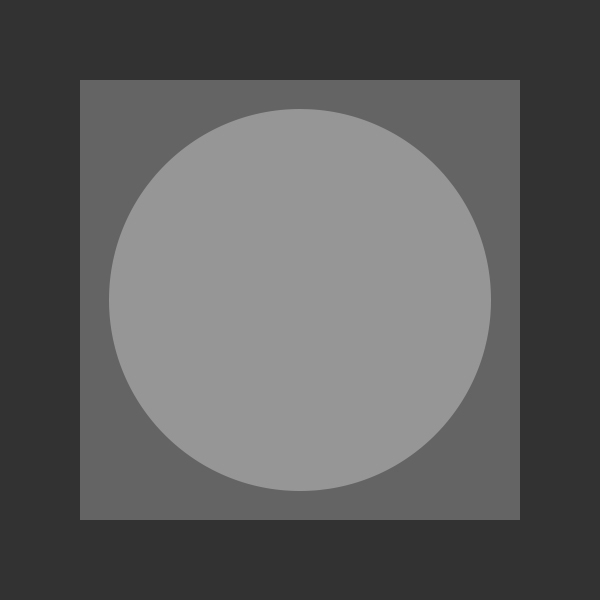
#> input picture img/TP6 - Restauracion y Reconstruccion/ejemploRuido.jpg, 600 x 600 px
$ python TP6.py   (Python 2 division)   (older library calls are emulated)
#> lines starting #> are read from the running program, lines starting #| are printed output that depends on the picture
### pdifunFixed.py
#!/usr/bin/python
# -*- coding: iso-8859-15 -*-

from __future__ import division
import cv2
from matplotlib import pyplot as plt
import numpy as np
import math
from scipy import ndimage

class imgObject:

    indx = -1
    Pcenter = None
    area = None
    detectorRect = None
    moments = None
    contourn = None


    def __init__(self,contour,indx):
        self.contourn = contour
        self.indx = indx

    # [213 lines left out: functions obtenerArea, obtenerMascara, contieneColor, obtenerRectDetector, obtenerCentroObjeto, dibujate and 12 more, not called in this run]

def rotar(img,angle):
    return ndimage.rotate(img,angle)

# [8 lines left out: function rotate, not called in this run]


def dist(a, b):
    """distancia Euclidea"""
    return np.linalg.norm(np.array(a) - np.array(b))

# [261 lines left out: functions filterGaussian, filterIdeal, filterButterworth, motionBlur, umbral, quantum and 4 more, not called in this run]

def media_aritmetica(img,m,n):
    kernel = np.ones((m, n), np.float32) / (m * n)
    return cv2.filter2D(img, -1, kernel)

# [154 lines left out: functions media_armonica, media_geometrica, media_contraArmonica, generarImagenPatron, gr_gaussiano, gr_rayleigh and 5 more, not called in this run]

def filtro_img(img,filtro_magnitud):
    # Filtro para imagenes de un canal

    #como la fase del filtro es 0 la conversion de polar a cartesiano es directa (magnitud->x, fase->y)
    filtro=np.array([filtro_magnitud,np.zeros(filtro_magnitud.shape)]).swapaxes(0,2).swapaxes(0,1)

    plt.subplot(221)
    plt.title('Espectro del filtro')
    plt.imshow(filtro_magnitud,cmap='gray')


    imgf=cv2.dft(np.float32(img), flags=cv2.DFT_COMPLEX_OUTPUT)
    imgf  = np.fft.fftshift(imgf)
    plt.colorbar()
    plt.subplot(222)
    plt.title('Especto de la imagen [Centrada]')
    plt.imshow(20*np.log(np.abs(imgf[:,:,0])),cmap='gray')


    resultFH =cv2.mulSpectrums(imgf, np.float32(filtro), cv2.DFT_ROWS)
    plt.colorbar()
    plt.subplot(223)
    plt.title('Multiplicacion')
    plt.imshow(np.log(np.abs(resultFH[:,:,0])),cmap='gray')
    resultFH  = np.fft.fftshift(resultFH)
    result_fg = cv2.idft(resultFH, flags=cv2.DFT_REAL_OUTPUT | cv2.DFT_SCALE)
    plt.colorbar()
    plt.subplot(224)
    plt.title('Resultado del producto')
    resultado = np.abs(result_fg)
    plt.imshow(resultado,cmap='gray')

    return resultado

def dist(a,b):
    # distancia euclidea
    return np.linalg.norm(np.array(a)-np.array(b))

# [41 lines left out: functions filtro_gaussiano, circle, filtro_ideal, not called in this run]


def filtro_butterworth(rows, cols, corte,  order,PasaBanda = True,deltaP=[[0,0]]):
    """
    Filtro de magnitud Butterworth corte = D0 en imagen de lado 1
    1 / 1 + {D / Do}^{2n}
    corte: [Pixeles]
    """
    print " ------------------------------------------------------------ "
    print "     Generando filtro de Butterworth, con ", len(deltaP), " puntos."
    print " ------------------------------------------------------------ "
    print  ""

    Do = corte
    H = np.ones((rows, cols))


    for k in range(rows):
        for l in range(cols):
            # Segun la cantidad de centros, pregunto y luego hago la productoria
            # por defecto esta un punto en el centro, lo que me da la posibilidad de generalizar la funcion y obtener filtros en el origen
            for i in range(len(deltaP)):
                Duv  = np.linalg.norm(np.array([k,l])-np.array([rows//2 + deltaP[i][1], cols//2 + deltaP[i][0]]))
                Duv_ = np.linalg.norm(np.array([k,l])-np.array([rows//2 - deltaP[i][1], cols//2 - deltaP[i][0]]))

                H[k,l] *= (1.0/(1 + (Do/Duv)**(2*order) )) * (1.0/(1 + (Do/Duv_)**(2*order) ))

    if PasaBanda:
        H = 1 - H

    # [4 lines of commented-out code are left out]
    return H


# [778 lines left out: functions motion_blur, deteccionPuntos, deteccionLineas, bordesG_1_derivada, bordesG_Roberts, bordes_Lapla and 30 more, not called in this run]

### TP6.py
import cv2
import numpy as np
import  pdifunFixed  as pdi
from matplotlib import pyplot as plt
import cmath
import math

# encoding: utf-8
# TRABAJO PRACTICO Nro 6 - Restauracion y Reconstruccion

class TP6:
    __BASEPATH= "img/TP6 - Restauracion y Reconstruccion/"

    # [113 lines left out: functions filtrosNoLineales, ejercicio1, not called in this run]


        # plt.hist(img_noise.ravel(),256,[0,256]); plt.show()


        # cv2.waitKey(0)

    def ejercicio5(self):
        "Filtrado Inverso"

        nameImg = "ejemploRuido.jpg"
        img = cv2.imread(self.__BASEPATH+nameImg,0)
#> img is the input picture: shape (600, 600); min 50, max 152, mean 92.8
        M,N = img.shape[:2]
#> M = 600; N = 600

        # H = Hmovida(M,N,0.1,0.1)
        H = pdi.filtro_butterworth(M,N,20,2)
#> after the loop in filtro_butterworth, `for k in range(rows):`:
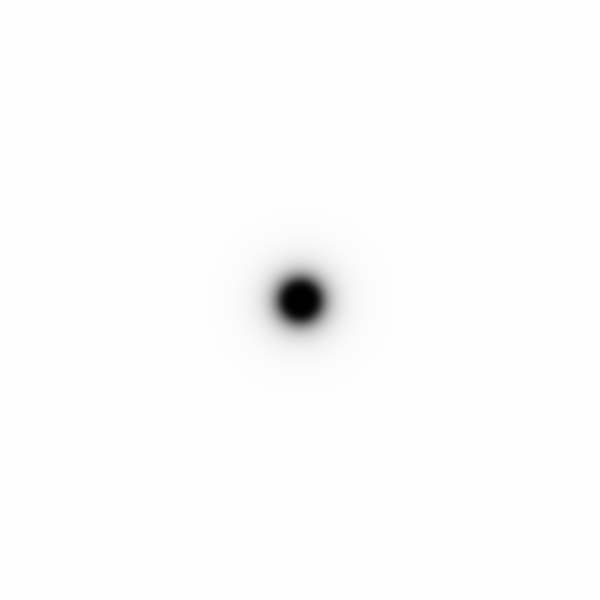
#> H: shape (600, 600) float64; min 0, max 1, mean 0.992

        plt.figure("Imagen y H")
        imgDegradada = pdi.filtro_img(img,H)

        plt.figure("Imagen")
        plt.imshow(imgDegradada,cmap='gray')


        # #Solucion 1: Pseudo-Inverso
        R1 = inverseFiltering(H)
#> after the loop in inverseFiltering, `for i in range(H.shape[0]):`:
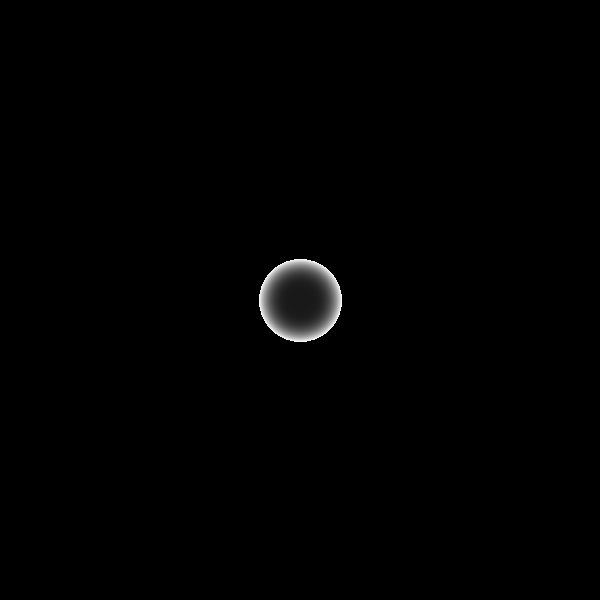
#> R: shape (600, 600) float64; min 0, max 9.97, mean 0.0585; drawn with min black and max white
        # [9 lines of commented-out code are left out]
        plt.figure("Imagen Degradada y R")
        imgRestaurada = pdi.filtro_img(imgDegradada,R1)
        plt.imshow(imgRestaurada,cmap='gray')
        plt.show()
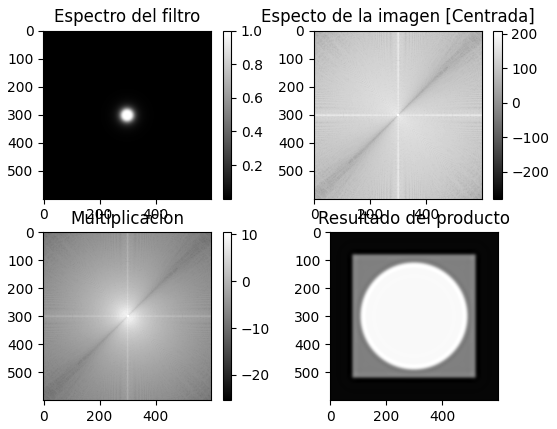
#> figure drawn by matplotlib, 7 panels
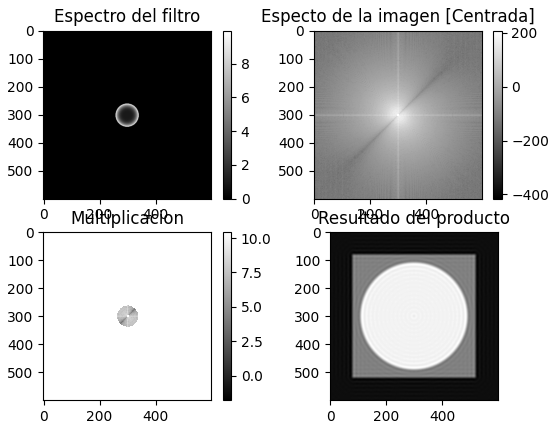
#> figure drawn by matplotlib, 7 panels

    # [76 lines left out: functions ejercicio6, stadisticsHisto, not called in this run]

def inverseFiltering(H):
    R = np.zeros(H.shape)
    e= 0.1
    for i in range(H.shape[0]):
        for j in range(H.shape[0]):
            if np.abs(H[i,j]) > e:
                R[i,j] = 1/H[i,j]
            else:
                R[i,j] = 0
    return R

# [30 lines left out: functions inverseFdailtering, Hmovida, not called in this run]


if __name__=="__main__":

    tp6 = TP6()

    # tp6.ejercicio1()
    # tp6.ejercicio4()
    tp6.ejercicio5()
    # [17 lines of commented-out code are left out]
